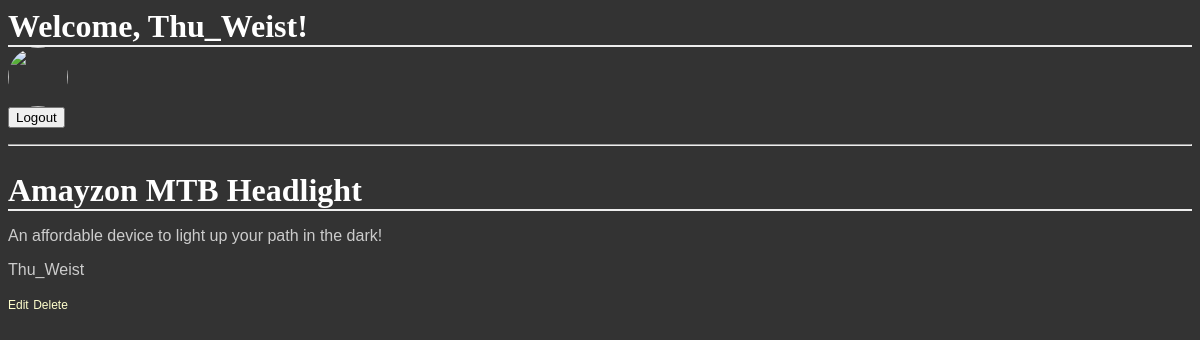
/catalog/Mountain bike/items/52 (signed in), run on the app's committed database.
### database_setup.py (models this page shows, shortened)
class User(Base):
    __tablename__ = 'user'
    id = Column(Integer, primary_key = True)
    name = Column(String(250), nullable = False)
    email = Column(String(250), nullable = True)
    picture = Column(String(1000), nullable = True)
    salt = Column(String(250), nullable = False)
    hashedpw = Column(String(250), nullable = False)
    dt_added = Column(DateTime, nullable = False, default = datetime.datetime.now())

class CatalogItem(Base):
    __tablename__ = 'catalog_item'
    id = Column(Integer, primary_key = True)
    name = Column(String(250), nullable = False)
    price = Column(String(8))
    category = Column(String(250))
    description = Column(String(250))
    dt_added = Column(DateTime, nullable = False, default = datetime.datetime.now())
    dt_modded = Column(DateTime, nullable = False, default = datetime.datetime.now(), onupdate = datetime.datetime.now())
    user_id = Column(Integer, ForeignKey('user.id'))
    user = relationship(User)

### public_page.py (the view)
@public_page.route('/catalog/<string:category>/items/<int:item_id>', methods = ['GET'])
def viewCatalogItem(category, item_id):
    item = session.query(CatalogItem).filter_by(id = item_id).one()
    return render_template('viewitem.html', item = item)

### templates/viewitem.html
{% extends 'base.html' %}
{% block content %}
<div>
  <h1>{{item.name}}</h1>
  <p>{{item.description}}</p>
  <p>{{item.user.name}}</p>
</div>
{% if session['userid'] == item.user.id %}
  <a href="{{url_for('private_page.editItem', item_id = item.id)}}">Edit</a>
  <a href="{{url_for('private_page.deleteItem', item_id = item.id)}}">Delete</a>
{% endif %}
{% endblock %}

### templates/base.html (shortened to what this page needs)
<html>
<head>
  <link rel=stylesheet type=text/css href="{{ url_for('static', filename='styles.css') }}">
</head>
<body>
  {% if request.path != "/login" and request.path != "/signup" %}
    {% if not session['username'] %}
      <form action="{{url_for('loginSite')}}" method = 'POST'>
        <p>Name</p>
        <input type='text' size='30' name='name'><br>
        <p>Password</p>
        <input type='password' size='30' name='password'><br><br>
        <input type='submit' value='Sign In'>
      </form>
      <a href="{{url_for('authenticate_page.signupSite')}}">Sign Up</a>
      <div id="signInButton">
        <span class="g-signin"
          data-scope="openid email"
          data-clientid="402002396733-qegi73oe4r8j0ara2q2ccu16vj5h2g71.apps.googleusercontent.com"
          data-redirecturi="postmessage"
          data-accesstype="offline"
          data-cookiepolicy="single_host_origin"
          data-callback="signInCallback"
          data-approvalprompt="force">
        </span>
      </div>
      <button>
          <fb:login-button scope="public_profile,email" onlogin="sendTokenToServer();">
          <a href='javascript:sendTokenToServer()'>Login with Facebook</a>
          </fb:login-button>
      </button>
      <div id="result"></div>
    {% else %}
      <h1>Welcome, {{session['username']}}!</h1>
      <img src="{{session['picture']}}" style = "width: 60px;height: 60px;border-radius: 30px;-webkit-border-radius: 30px;-moz-border-radius: 30px;">
      <form action="{{url_for('authenticate_page.logoutSite')}}" method = 'GET'>
        <input type='submit' value='Logout'>
      </form>
    {% endif %}
    <hr><br>
    {% endif %}
  {% block content %}{% endblock %}
</body>
</html>

### static/styles.css (style rules this page uses)
body { font-family: sans-serif; background-image: url('img3.jpg'); background-color: #333333 }
h1, h2, h3, h4 { color: #FFFFFF; }
h1, h2 { font-family: 'Georgia', serif; margin: 0; }
h1 { border-bottom: 2px solid #eee; }
p, dd, dt { color: #CCCCCC; }
a { text-decoration: none; color:#FFFFCC; font-size: .75em; }

### data on the page
User: username "Thu_Weist", user.name "Thu_Weist"
CatalogItem: name "Amayzon MTB Headlight", description "An affordable device to light up your path in the dark!"
